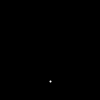
Frame 1 (no input)
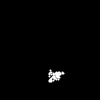
Frame 60 (the mouse pressed at the canvas centre just before this capture)
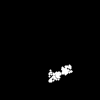
Frame 120 (the mouse held since frame 60 and released just before this capture)

The Processing sketch that drew these frames (run headless with seeded random() and noise(); from frame 60 on, the mouse is pressed at the canvas centre):

// Processing sketch: randomWalker
// ── randomWalker.pde
float x=50.0;
float y= 80.0;

void setup(){
  size(100,100);
  randomSeed(0);
  background(0);
  stroke(255);
  strokeWeight(2);

}

void draw(){
  x+=random(-2,2);
  y+=random(-2,2);
  point(x,y);
}
